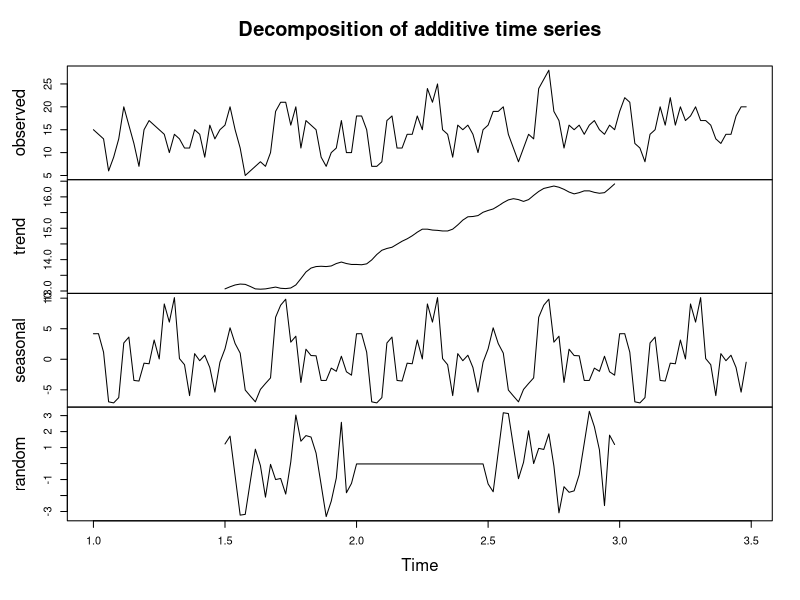
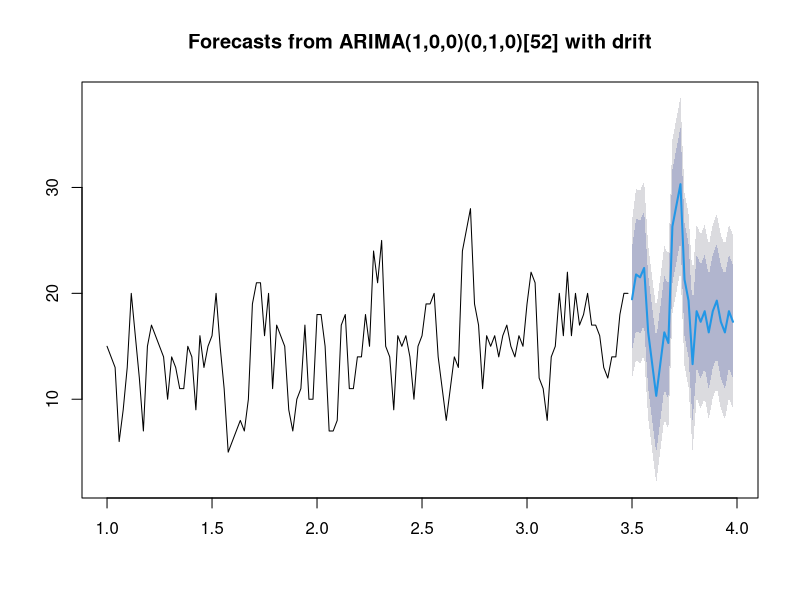
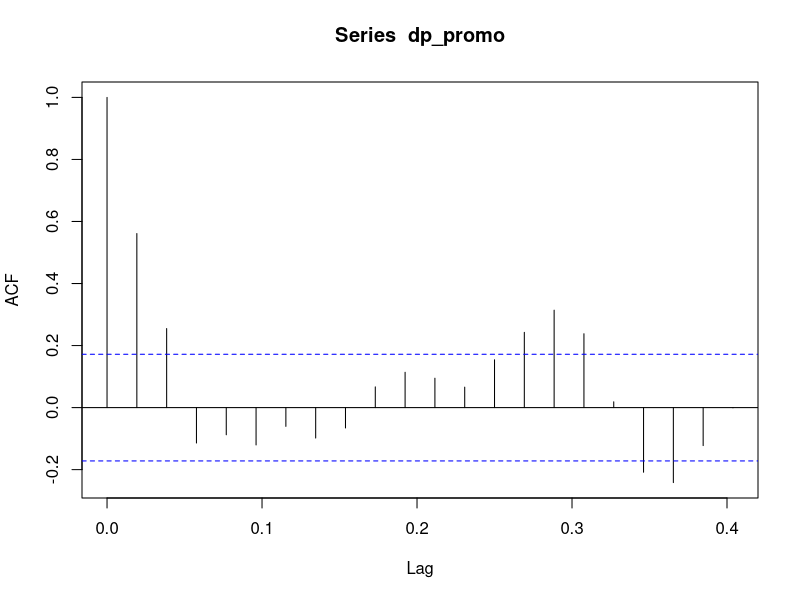
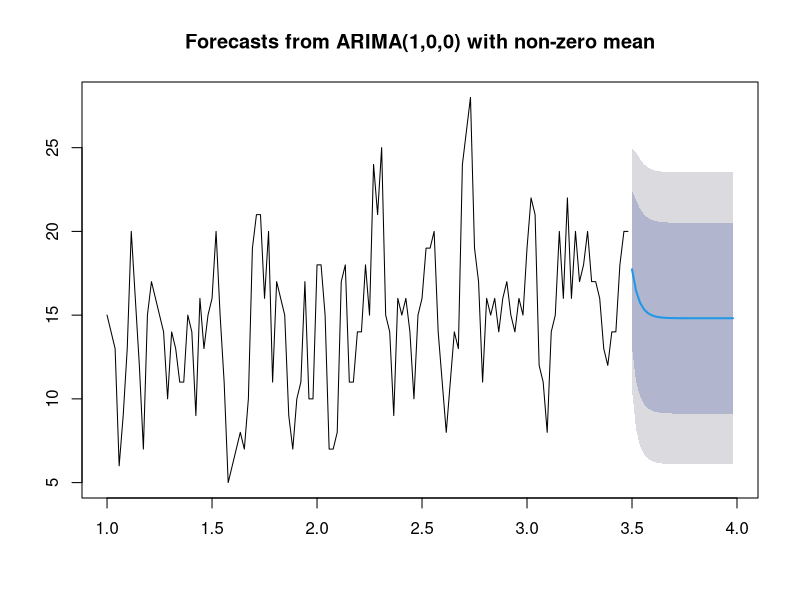

Write the R code that produced these figures, in order.
library(forecast)

dp_promo <- c(
  15,14,13,6,9,13,20,16,12,7,15,17,16,15,14,10,14,13,11,11,15,14,9,16,
  13,15,16,20,15,11,5,6,7,8,7,10,19,21,21,16,20,11,17,16,15,9,7,10,11,
  17,10,10,18,18,15,7,7,8,17,18,11,11,14,14,18,15,24,21,25,15,14,9,16,
  15,16,14,10,15,16,19,19,20,14,11,8,11,14,13,24,26,28,19,17,11,16,15,
  16,14,16,17,15,14,16,15,19,22,21,12,11,8,14,15,20,16,22,16,20,17,18,
  20,17,17,16,13,12,14,14,18,20,20
)

dp_promo <- ts(dp_promo,start=c(1,1),frequency = 52)

plot(decompose(dp_promo))

################ auto.arima ##################
model1=auto.arima(dp_promo)

summary(model1)

prediccion <- forecast(model1,26)

plot(prediccion)

################ autoregressive model ##################
acf(dp_promo)

model1 <- arima(dp_promo, order = c(1,0,0))

prediccion <- forecast(model1,26)

plot(prediccion)






